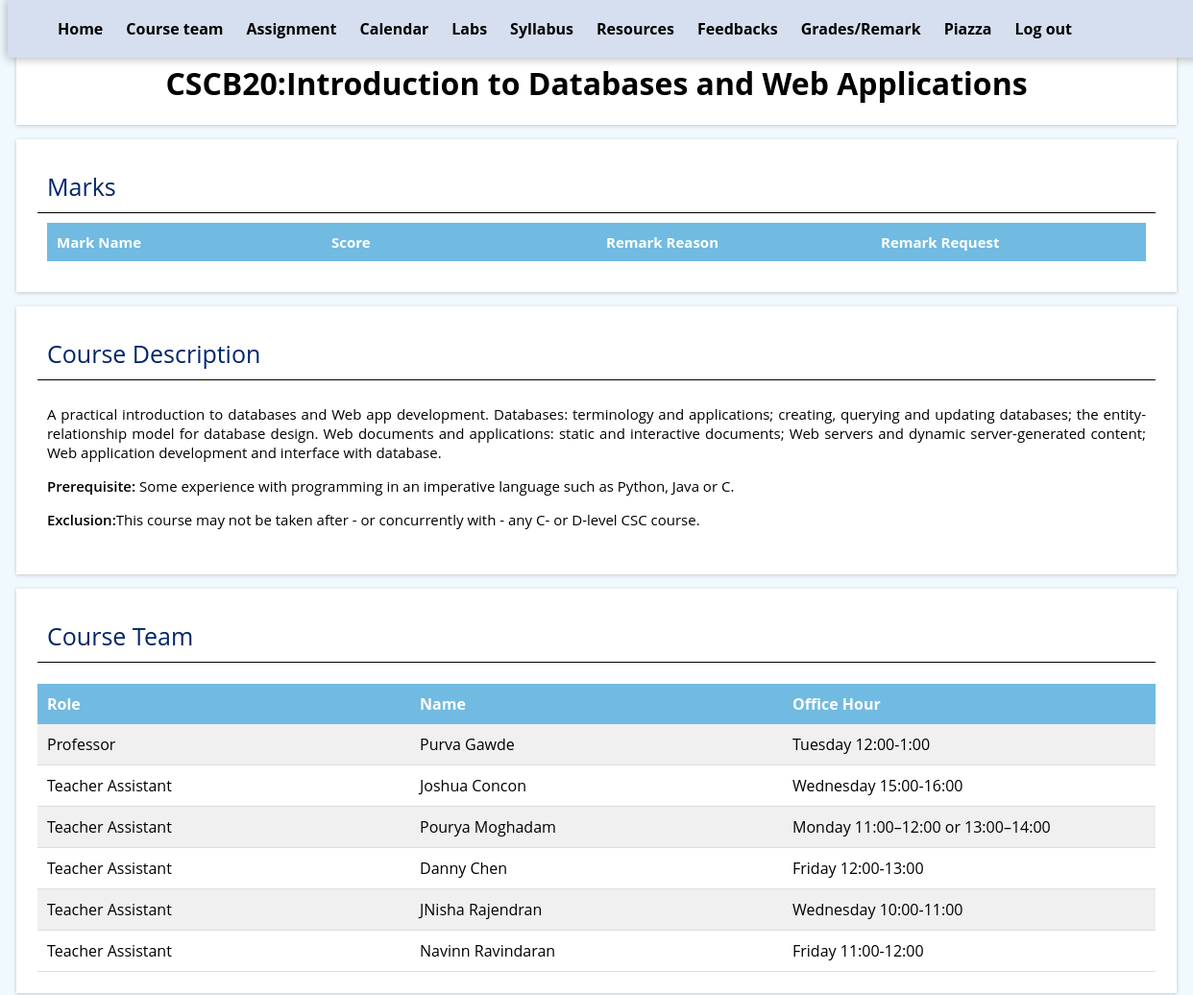
Page /mark (signed in, upper part) on the earlier database version.
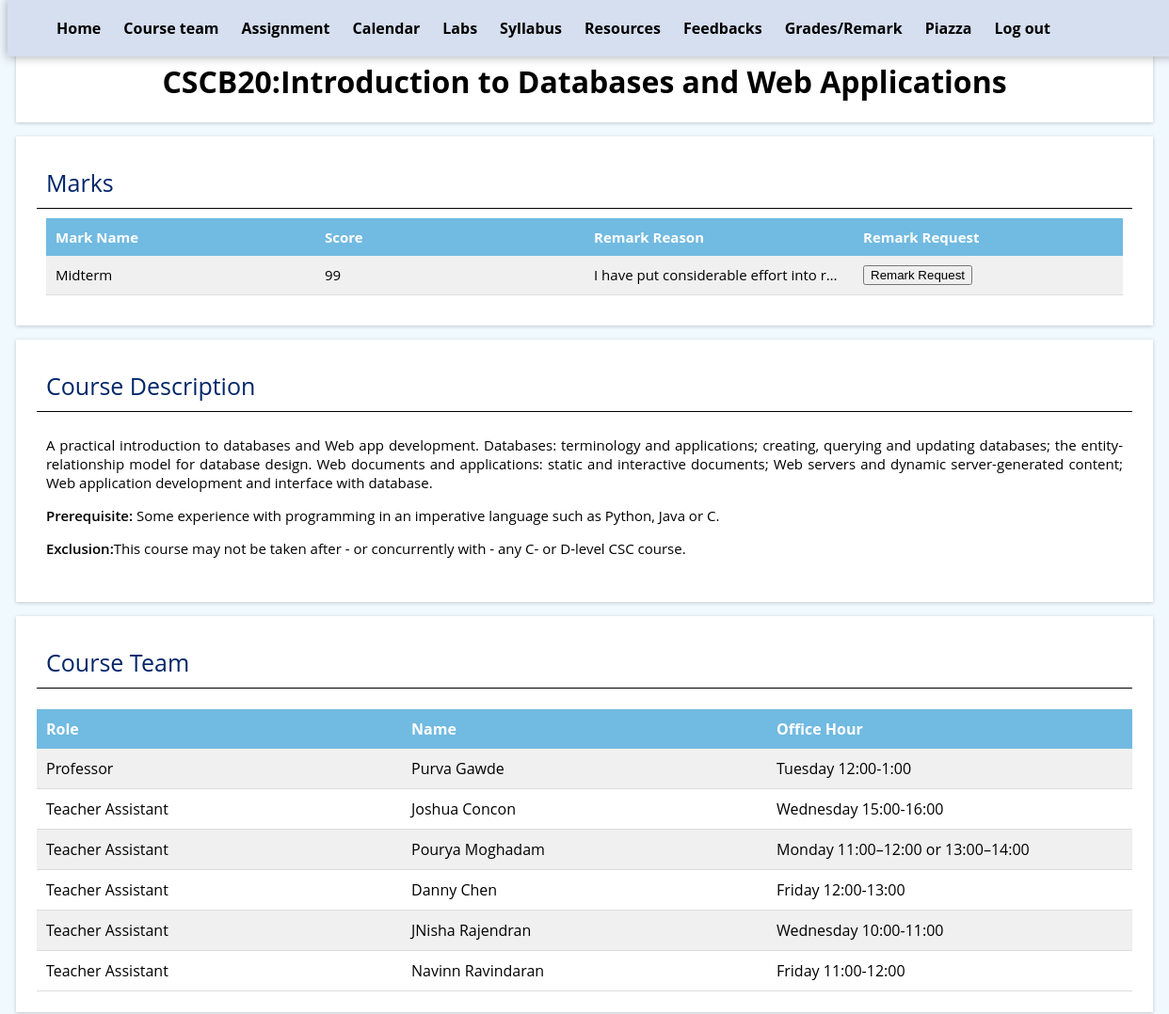
Same page on the later database version.
### tables this page shows
CREATE TABLE "Remark" (
	"mark_id"	INTEGER,
	"reason"	TEXT
);

CREATE TABLE "Mark" (
	"mark_id"	INTEGER NOT NULL,
	"name"	TEXT,
	"grade"	NUMERIC,
	"username"	TEXT NOT NULL,
	PRIMARY KEY("mark_id")
);

### app.py (the view)
@app.route('/mark')
def mark():
    if 'username' not in session:
        return redirect('/login')
    if session['admin']:
        if not request.args:
            db = get_db()
            db.row_factory = make_dict
            students = query_db('SELECT DISTINCT username FROM User WHERE admin = 0')
            marks = query_db('SELECT name,grade,username  FROM mark order by username,name desc')
            db.close()
            return render_template('uploadmark.html', students=students, marks=marks)
        else:
            name = request.args['name']
            grade = float(request.args['grade'])
            username = request.args['username']
            db = get_db()
            db.row_factory = make_dict
            marks = query_db('SELECT name,grade,username  FROM mark where name=? and username=?', [name, username])
            if not marks:
                insert_db(
                    'INSERT INTO Mark (name, grade, username) VALUES (?, ?, ?)',
                    (name, grade, username))
                flash("Mark for "+ username + name + " is inserted with value:" + request.args['grade'])
            else:
                insert_db(
                    'UPDATE  Mark SET grade = ? where  name=? and username=?', [grade, name, username])
                flash("Mark for " + name + " is  updated with value:" + request.args['grade'])
            return redirect('/mark')
    else:
        db = get_db()
        db.row_factory = make_dict
        marks = query_db(
            'SELECT mark.mark_id,mark.name,mark.grade,mark.username,remark.reason FROM mark LEFT JOIN remark ON  remark.mark_id = mark.mark_id where username=?',
            [session['username']])
        db.close()
        return render_template('showmark.html', marks=marks)

### app.py (called while the page is built)
def get_db():
    db = getattr(g, '_database', None)
    if db is None:
        db = g._database = sqlite3.connect(DATABASE)
    return db

def query_db(query, args=(), one=False):
    cur = get_db().execute(query, args)
    rv = cur.fetchall()
    return (rv[0] if rv else None) if one else rv

def make_dict(cursor, row):
    return dict((cursor.description[idx][0], value)
                for idx, value in enumerate(row))

@app.teardown_appcontext
def close_connection(exception):
    db = getattr(g, '_database', None)
    if db is not None:
        db.close()

### templates/showmark.html (shortened to what this page needs)
{% extends "base.html" %}
{% block content %}
<section class="section">
    <h2>Marks</h2>
    <div class="info">
<div class="flex-table">
  <div class="flex-table-header">
    <div class="flex-table-cell">Mark Name</div>
    <div class="flex-table-cell">Score</div>
    <div class="flex-table-cell">Remark Reason</div>
    <div class="flex-table-cell">Remark Request</div>
  </div>
    {% for mark in marks %}
        <div class="flex-table-row">
        <div class="flex-table-cell">{{ mark.name }}</div>
        <div class="flex-table-cell">{{ mark.grade }}</div>
        <div class="flex-table-cell">{{ mark.reason }}</div>
        <div class="flex-table-cell">
            <button onclick="submitData('{{ mark.mark_id }}')">Remark Request</button>
        </div>
        </div>
    {% endfor %}
</div>
</div>
</section>
{% endblock %}

Differences in the rows shown:
added Remark: name "Midterm", grade "99", reason "I have put considerable effort into r…"
